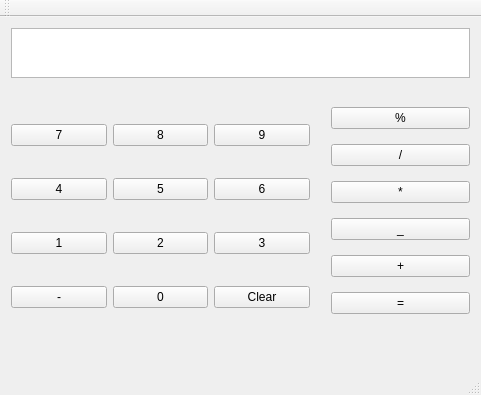
<?xml version="1.0" encoding="UTF-8"?>
<ui version="4.0">
 <class>MainWindow</class>
 <widget class="QMainWindow" name="MainWindow">
  <property name="geometry">
   <rect>
    <x>0</x>
    <y>0</y>
    <width>481</width>
    <height>395</height>
   </rect>
  </property>
  <property name="windowTitle">
   <string>Calculator</string>
  </property>
  <widget class="QWidget" name="centralWidget">
   <widget class="QWidget" name="verticalLayoutWidget">
    <property name="geometry">
     <rect>
      <x>0</x>
      <y>0</y>
      <width>481</width>
      <height>72</height>
     </rect>
    </property>
    <layout class="QVBoxLayout" name="verticalLayout">
     <item>
      <widget class="QTextEdit" name="textEdit"/>
     </item>
    </layout>
   </widget>
   <widget class="QWidget" name="gridLayoutWidget">
    <property name="geometry">
     <rect>
      <x>0</x>
      <y>70</y>
      <width>321</width>
      <height>261</height>
     </rect>
    </property>
    <layout class="QGridLayout" name="gridLayout">
     <item row="0" column="1">
      <widget class="QPushButton" name="Eight">
       <property name="text">
        <string>8</string>
       </property>
      </widget>
     </item>
     <item row="1" column="1">
      <widget class="QPushButton" name="Five">
       <property name="text">
        <string>5</string>
       </property>
      </widget>
     </item>
     <item row="2" column="2">
      <widget class="QPushButton" name="Three">
       <property name="text">
        <string>3</string>
       </property>
      </widget>
     </item>
     <item row="0" column="0">
      <widget class="QPushButton" name="Seven">
       <property name="text">
        <string>7</string>
       </property>
      </widget>
     </item>
     <item row="1" column="2">
      <widget class="QPushButton" name="Six">
       <property name="text">
        <string>6</string>
       </property>
      </widget>
     </item>
     <item row="2" column="0">
      <widget class="QPushButton" name="One">
       <property name="text">
        <string>1</string>
       </property>
      </widget>
     </item>
     <item row="2" column="1">
      <widget class="QPushButton" name="Two">
       <property name="text">
        <string>2</string>
       </property>
      </widget>
     </item>
     <item row="0" column="2">
      <widget class="QPushButton" name="Nine">
       <property name="text">
        <string>9</string>
       </property>
      </widget>
     </item>
     <item row="1" column="0">
      <widget class="QPushButton" name="Four">
       <property name="text">
        <string>4</string>
       </property>
      </widget>
     </item>
     <item row="3" column="1">
      <widget class="QPushButton" name="Zero">
       <property name="text">
        <string>0</string>
       </property>
      </widget>
     </item>
     <item row="3" column="0">
      <widget class="QPushButton" name="Negative">
       <property name="text">
        <string>-</string>
       </property>
      </widget>
     </item>
     <item row="3" column="2">
      <widget class="QPushButton" name="Clear">
       <property name="text">
        <string>Clear</string>
       </property>
      </widget>
     </item>
    </layout>
   </widget>
   <widget class="QWidget" name="verticalLayoutWidget_2">
    <property name="geometry">
     <rect>
      <x>320</x>
      <y>70</y>
      <width>161</width>
      <height>251</height>
     </rect>
    </property>
    <layout class="QVBoxLayout" name="verticalLayout_2">
     <item>
      <widget class="QPushButton" name="Mod">
       <property name="text">
        <string>%</string>
       </property>
      </widget>
     </item>
     <item>
      <widget class="QPushButton" name="Divide">
       <property name="text">
        <string>/</string>
       </property>
      </widget>
     </item>
     <item>
      <widget class="QPushButton" name="Multiply">
       <property name="text">
        <string>*</string>
       </property>
      </widget>
     </item>
     <item>
      <widget class="QPushButton" name="Subtract">
       <property name="text">
        <string>_</string>
       </property>
      </widget>
     </item>
     <item>
      <widget class="QPushButton" name="Add">
       <property name="text">
        <string>+</string>
       </property>
      </widget>
     </item>
     <item>
      <widget class="QPushButton" name="Equals">
       <property name="text">
        <string>=</string>
       </property>
      </widget>
     </item>
    </layout>
   </widget>
  </widget>
  <widget class="QMenuBar" name="menuBar">
   <property name="geometry">
    <rect>
     <x>0</x>
     <y>0</y>
     <width>481</width>
     <height>21</height>
    </rect>
   </property>
  </widget>
  <widget class="QToolBar" name="mainToolBar">
   <attribute name="toolBarArea">
    <enum>TopToolBarArea</enum>
   </attribute>
   <attribute name="toolBarBreak">
    <bool>false</bool>
   </attribute>
  </widget>
  <widget class="QStatusBar" name="statusBar"/>
 </widget>
 <layoutdefault spacing="6" margin="11"/>
 <resources/>
 <connections/>
</ui>
